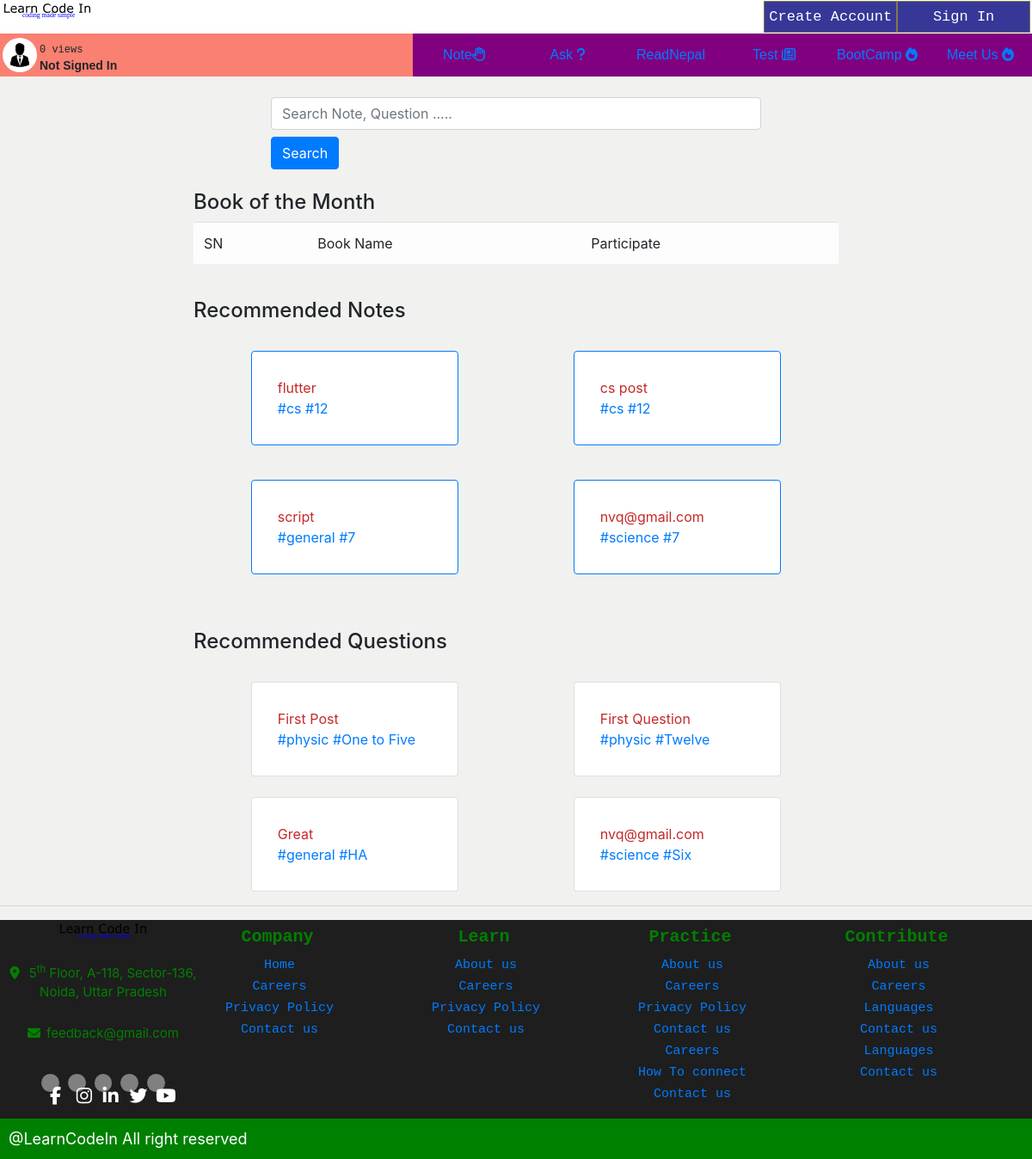
The app's page /, older data.
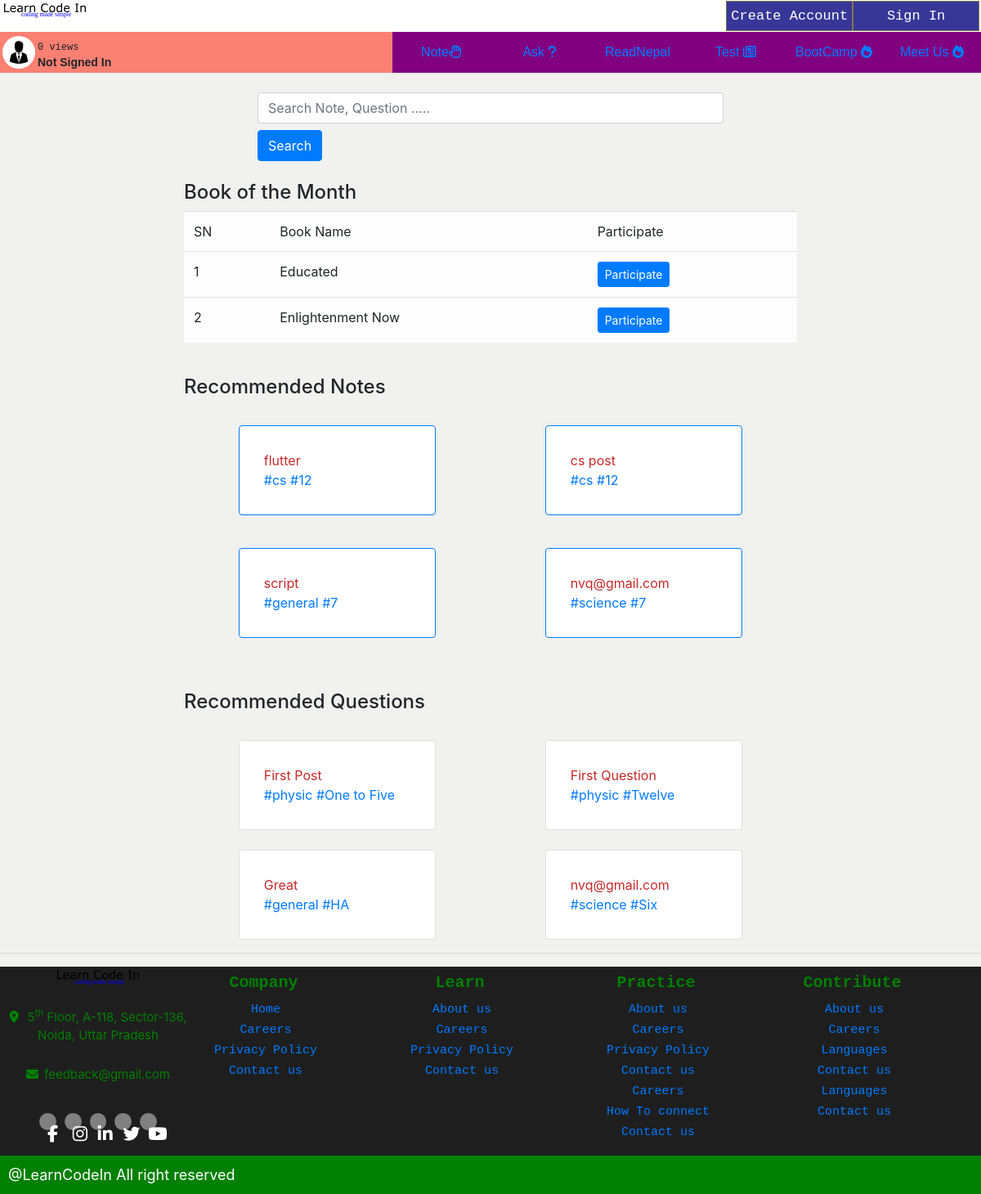
The same page, newer data.
### note/models.py (models this page shows, shortened)
class Note(models.Model):
    STATUS_CHOICES = (
        ('draft', 'Draft'),
        ('published', 'Published'),
    )
    grade_choices = (
        ('1-5', 'One to Five'),
        ('6', 'Six'),
        ('7', 'Seven'),
        ('8', 'Eight'),
        ('9', 'Nine'),
        ('10', 'Ten'),
        ('11', 'Eleven'),
        ('12', 'Twelve'),
        ('Bachelor', 'Bachelor'),
        ('General', 'General'),
    )
    subject_choices = (
        ('physic', 'Physic'),
        ('chemistry', 'Chemistry'),
        ('botany', 'Botany'),
        ('zoology', 'Zoology'),
        ('math', 'Math'),
        ('english', 'English'),
        ('nepali', 'Nepali'),
        ('science', 'science'),
        ('social', 'Social'),
        ('eph', 'Environement,Population and Health'),
        ('Opt', 'Optional Math'),
        ('cs', 'Computer Science'),
        ('account', 'Account'),
        ('business', 'Business'),
        ('marketing', 'Marketing'),
        ('general', 'General'),
    )
    title = models.CharField(max_length=250)
    slug = models.SlugField(max_length=400)
    author = models.ForeignKey(User, on_delete=models.CASCADE, related_name='notes')
    content = models.TextField(blank=False)
    publish = models.DateTimeField(default=timezone.now)
    created= models.DateTimeField(auto_now_add=True)
    status = models.CharField(max_length=10, choices=STATUS_CHOICES, default='published')
    grade = models.CharField(max_length=20, choices=grade_choices)
    subject = models.CharField(max_length=25, choices=subject_choices)
    views = models.PositiveIntegerField(blank=False, default=0)
    likes = models.ManyToManyField(User, related_name='likedpost', blank=True)
    class Meta:
        ordering = ('-publish',)
    def __str__(self):
        return self.title
    objects = models.Manager()
    published = PublishedManager()

### discussion/models.py (models this page shows, shortened)
class Discussion(models.Model):
    grade_choices = (
        ('One to Five', 'One to Five'),
        ('Six', 'Six'),
        ('Seven', 'Seven'),
        ('Eight', 'Eight'),
        ('Nine', 'Nine'),
        ('Ten', 'Ten'),
        ('Eleven', 'Eleven'),
        ('Twelve', 'Twelve'),
        ('HA', 'Health Assitant'),
        ('Staff Nurse', 'Staff Nurse'),
        ('Diploma in Agriculture', 'Diploma in Agriculture'),
        ('Diploma in Engineering', 'Diploma in Engineering'),
        ('Bachelor in CSIT', 'Bachelor in CSIT'),
        ('BSC Nursing', 'BSC Nursing'),
        ('Bachelor in Education', 'Bachelor in Education'),
        ('Bachelor in Engineering', 'Bachelor in Engineering'),
        ('BBS', 'BBS'),
        ('BBA', 'BBA'),
        ('MBBS', 'MBBS'),
        ('General', 'General'),
    )
    subject_choices = (
        ('physic', 'Physic'),
        ('chemistry', 'Chemistry'),
        ('botany', 'Botany'),
        ('zoology', 'Zoology'),
        ('math', 'Math'),
        ('english', 'English'),
        ('nepali', 'Nepali'),
        ('science', 'science'),
        ('social', 'Social'),
        ('eph', 'Environement,Population and Health'),
        ('Opt', 'Optional Math'),
        ('cs', 'Computer Science'),
        ('account', 'Account'),
        ('business', 'Business'),
        ('marketing', 'Marketing'),
        ('general', 'General'),
    )
    title = models.CharField(max_length=500, blank=False, verbose_name='Title')
    slug = models.SlugField(verbose_name='Slug Fields', max_length=550)
    grade = models.CharField(max_length=100, verbose_name='Class', blank=False, choices=grade_choices)
    subject = models.CharField(max_length=100, verbose_name='Subject', blank=False, choices=subject_choices)
    detail = models.TextField(blank=False)
    views = models.PositiveIntegerField(default=0)
    answered_status = models.BooleanField(default=False, verbose_name='Is your question answered')
    askedby = models.ForeignKey(User, on_delete=models.CASCADE, related_name='user_questions')
    time = models.DateTimeField(auto_now_add=True)
    pinned = models.BooleanField(verbose_name='Is discussion Pinned', default=False)
    def __str__(self):
        return self.title[:50]

### extrapp/models.py (models this page shows, shortened)
class CurrentBook(models.Model):
    name = models.CharField(max_length=200, verbose_name='Book Name')
    writer = models.CharField(max_length=200, verbose_name='Book Writer')
    summary = models.TextField(max_length=1000)
    coverImage = models.ImageField(verbose_name='Book Cover Image', upload_to='readnepal', null=True)
    date = models.DateField()
    reader = models.ManyToManyField(to=User, blank=True, related_name='books')
    isItCurrentBook = models.BooleanField(verbose_name='Is this a Book of Month', default=False)

### users/views.py (the view)
# urls.py: path('', views.homepage, name='homepage'),
def homepage(request):
    if request.user.is_authenticated:
        recNotes = Note.published.all().exclude(
            author=request.user).order_by('-views', 'likes')[:4]
    else:
        recNotes = Note.published.all()[:4]
    print(recNotes)
    recQuestions = Discussion.objects.all().exclude(answered_status=True)[:4]
    print(recQuestions)
    currentMonth = datetime.now().month
    bookOfTheMonth = CurrentBook.objects.all().filter(date__month=currentMonth).filter(isItCurrentBook=True)[:2]
    return render(request, 'base.html', {
        'recommendedNotes': recNotes,
        'recommendedQuestion': recQuestions,
        'books': bookOfTheMonth,
    })

### note/models.py (called while the page is built)
    def get_queryset(self):
        return super(PublishedManager, self).get_queryset().filter(status='published')

### templates/base.html (shortened to what the changed rows need)
{% load static %}
<!DOCTYPE html>
<html lang="en">
  <head>
    <link href="https://unpkg.com/aos@2.3.1/dist/aos.css" rel="stylesheet" />
    <link
      rel="stylesheet"
      href="https://maxcdn.bootstrapcdn.com/bootstrap/4.0.0/css/bootstrap.min.css"
    />
    <link rel="stylesheet" href="{% static 'css/base.css' %}" />
  </head>
  <body>
    {% block body %}
    <div class="container mt-4" style="max-width: 750px;">
      <div class="row">
        <table class="table table-light">
          <thead>
            <tr>
              <td>
                SN
              </td>
              <td>
                Book Name
              </td>
              <td>
                Participate
              </td>
            </tr>
          </thead>
          <tbody>
            {% for book in books %}
              <tr>
                <td>
                  {{ forloop.counter }}
                </td>
                <td>
                  {{ book.name }}
                </td>
                <td>
                {% if request.user in book.reader.all %}
                      <button class="btn btn-success btn-sm">Marks as done</button>
                {% else %}
                  <form action="{% url 'addbook' %}" method="post">
                      <button class="btn btn-primary btn-sm" type="submit">Participate</button>
                    </form>
                {% endif %}
                </td>
              </tr>
            {% endfor %}
          </tbody>
        </table>
      </div>
    </div>
    <div class="container mt-4" style="max-width: 750px;">
      <div class="row">
        {% for note in recommendedNotes %}
        <div class="col-12 col-sm-6
         mt-4">
          <div class="card border-primary mb-3">
            <div class="card-body">
              <a href="{% url 'notedetail' note.pk note.slug %}" style="color: #c52929">
                {{ note.title }}
              </a>
              <br />
              <span style="color: #c52929">
                <a href="{% url 'searchSubject' note.subject %}"> #{{ note.subject }} </a>
              </span>
              <span style="color: #c52929">
                <a href="{% url 'searchGrade' note.grade %}"> #{{ note.grade }} </a>
              </span>
            </div>
          </div>
        </div>
        {% endfor %}
      </div>
    </div>
    <div class="container mt-5" style="max-width: 750px;">
       <div class="row">
        {% for question in recommendedQuestion %}
        <div class="col-12 col-sm-6 mt-4">
            <div class="card">
                <div class="card-body">
                    <a href="{% url 'questiondetail' question.id question.slug %}" style="color: #c52929;">
                        {{ question.title }}
                    </a>
                    <br>
                    <span style="color: #c52929;">
                        <a href="{% url 'searchSubjectDiscussion' question.subject %}">
                            #{{ question.subject }}
                        </a>
                    </span>
                    <span style="color: #c52929;">
                        <a href="{% url 'searchGradeDiscussion' question.grade %}">
                            #{{ question.grade }}
                        </a>
                    </span>
                </div>
            </div>
        </div>
       {% endfor %}
    </div>
    </div>
    {% endblock body %}
  </body>
</html>

Row changes from the older to the newer data that the page shows:
now on this page (row edited): CurrentBook: name "Educated"
now on this page (row edited): CurrentBook: name "Enlightenment Now"
